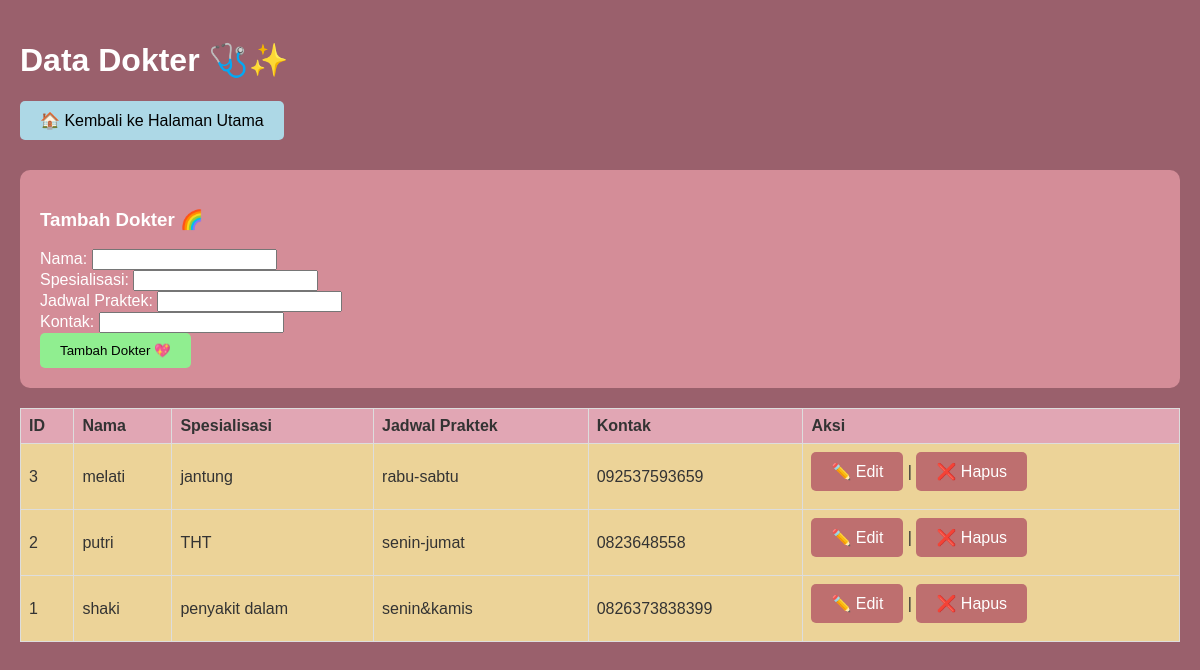
Page /data_dokter.php (signed in) on the committed database.
### tables this page shows
CREATE TABLE `dokter` (
  `id` int(11) NOT NULL,
  `nama` varchar(100) NOT NULL,
  `spesialisasi` varchar(100) NOT NULL,
  `jadwal_praktek` varchar(100) DEFAULT NULL,
  `kontak` varchar(50) DEFAULT NULL
);

### data_dokter.php (the view, shortened to what this page needs)
<?php
include_once("config.php");
$result = mysqli_query($mysqli, "SELECT * FROM dokter ORDER BY id DESC");
?>
<!DOCTYPE html>
<html lang="id">
<head>
</head>
<body>
    <h1>Data Dokter 🩺✨</h1>
    <a href="index.php" style="background-color: lightblue; padding: 10px 20px; text-decoration: none; border-radius: 5px; color: black;">🏠 Kembali ke Halaman Utama</a>
    <div class="form-container">
        <form method="POST">
            <h3>Tambah Dokter 🌈</h3>
            <label>Nama:</label>
            <input type="text" name="nama" required><br>
            <label>Spesialisasi:</label>
            <input type="text" name="spesialisasi" required><br>
            <label>Jadwal Praktek:</label>
            <input type="text" name="jadwal_praktek"><br>
            <label>Kontak:</label>
            <input type="text" name="kontak"><br>
            <button type="submit" name="add_dokter">Tambah Dokter 💖</button>
        </form>
    </div>
    <table>
        <tr>
            <th>ID</th>
            <th>Nama</th>
            <th>Spesialisasi</th>
            <th>Jadwal Praktek</th>
            <th>Kontak</th>
            <th>Aksi</th>
        </tr>
        <?php while ($data = mysqli_fetch_assoc($result)): ?>
        <tr>
            <td><?php echo $data['id']; ?></td>
            <td><?php echo $data['nama']; ?></td>
            <td><?php echo $data['spesialisasi']; ?></td>
            <td><?php echo $data['jadwal_praktek']; ?></td>
            <td><?php echo $data['kontak']; ?></td>
            <td>
                <a href="edit_dokter.php?id=<?php echo $data['id']; ?>">✏️ Edit</a> |
                <a href="data_dokter.php?delete=<?php echo $data['id']; ?>" onclick="return confirm('Apakah Anda yakin ingin menghapus data ini?')">❌ Hapus</a>
            </td>
        </tr>
        <?php endwhile; ?>
    </table>
</body>
</html>

### data_dokter.php (style rules this page uses)
body { background-color: #9a606c; font-family: Arial, sans-serif; color: white; margin: 0; padding: 20px; }
table { width: 100%; border-collapse: collapse; background-color: #f5f5f5; color: #333; }
table, th, td { border: 1px solid #ddd; }
th, td { padding: 8px; text-align: left; }
th { background-color: #e1a6b4; }
td { background-color:rgb(236, 211, 152); }
.form-container { margin: 20px 0; background-color: #d48d98; padding: 20px; border-radius: 10px; }
button { background-color: lightgreen; padding: 10px 20px; border-radius: 5px; border: none; cursor: pointer; transition: background-color 0.3s ease; }
a { background-color:rgb(190, 111, 111); color: white; padding: 10px 20px; text-decoration: none; border-radius: 5px; margin-bottom: 10px; display: inline-block; }

### rows in the picture
dokter: id "3", nama "melati", spesialisasi "jantung", jadwal_praktek "rabu-sabtu", kontak "092537593659"
dokter: id "2", nama "putri", spesialisasi "THT", jadwal_praktek "senin-jumat", kontak "0823648558"
dokter: id "1", nama "shaki", spesialisasi "penyakit dalam", jadwal_praktek "senin&kamis", kontak "0826373838399"
